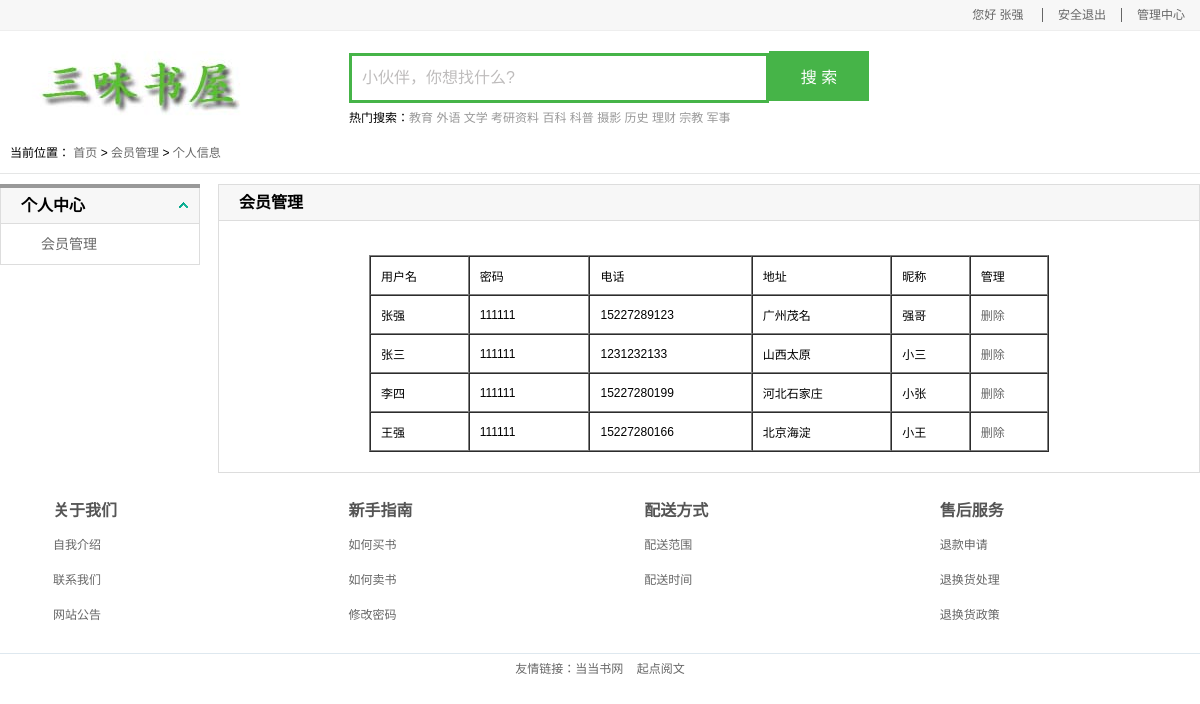
Page /admin.php (signed in) on the committed database.
### tables this page shows
CREATE TABLE IF NOT EXISTS `users` (
  `id` tinyint(124) NOT NULL AUTO_INCREMENT,
  `yhm` varchar(124) NOT NULL,
  `mm` varchar(124) NOT NULL,
  `tel` varchar(124) NOT NULL,
  `uname` varchar(123) NOT NULL,
  `address` varchar(123) NOT NULL,
  PRIMARY KEY (`id`)
);

### admin.php (the view, shortened to what this page needs)
<!doctype html>
<html lang="en" xmlns="http://www.w3.org/1999/html">
<head>
	<link rel="stylesheet" href="css/index.css"/>
</head>
<body >
<?php
$_conn = mysqli_connect("localhost","root","123456","phpqy") or die('数据连接失败');
        ?>
<div class="top" id="item4">
	<div class="container clearfix">
		<ul class="clearfix fr">
        <?php
if(isset($_COOKIE['yhm']))
 {
  echo ' <li class=last><a>您好'.'&nbsp;'. $_COOKIE['yhm'].'&nbsp;'.'</a><li><a href="login_out.php">安全退出</a></li>';
	   }
else{
 echo "
 <li><a href=login.php>登录</a></li><li class=last><a href=reg.php>注册</a></li>" ;
}
?>
			<li><a href="member.php" style="border: none">管理中心</a></li>
		</ul>
	</div>
</div>
<div class="header">
	<div class="container clearfix">
		<div class="logo fl">
			<a href="index.html"><img src="images/logo4.png" alt=""/></a>
		</div>
		<div class="seacher fl">
			<form action="" method="post">
				<input type="text" placeholder="小伙伴，你想找什么?"/><input type="submit" value="搜 索"/>
			</form>
			<p>热门搜索：<a href="#">教育</a> <a href="#">外语</a> <a href="#">文学</a> <a href="#">考研资料</a> <a href="#">百科</a> <a href="#">科普</a> <a href="#">摄影</a> <a href="#">历史</a> <a href="#">理财</a> <a href="#">宗教</a> <a href="#">军事</a></p>
	</div>
</div>
<div class="help-wrap">
	<div class="container clearfix">
		<div class="bread">当前位置：
			<a href="index.php">首页</a> >
			<a href="member.php">会员管理</a> >
			<a href="member.php">个人信息</a>
		</div>
		<div class="help-l fl">
			<div class="help-item">
				<div class="help-item-title">个人中心
					<a href="javascript:void(0)" class="abs"></a>
				</div>
				<div class="help-item-list">
					<ul>
						<li><a href="admin.php">会员管理</a></li>
					</ul>
				</div>
			</div>
		</div>
		<div class="help-r fr">
            <div class="help-item-title">会员管理</div>
			<div class="help-main">
    <table border=1px cellpadding="0" cellspacing="0" style="margin:0 auto; width:680px;">
<?php
$query = mysqli_query($_conn,"select * from users ");
echo '<tr><td>用户名</td><td>密码</td> <td>电话</td><td>地址</td><td>昵称</td><td>管理</td></tr>'; while($row = mysqli_fetch_array
($query,MYSQLI_ASSOC)){echo '
<tr><td>'.$row['yhm'].'</td><td>'.$row['mm'].'
 &nbsp;&nbsp;&nbsp;
 </td>     <td>'.$row['tel'].'   </td>
						  <td>'.$row['address'].'   </td>  <td>'.$row['uname'].'   </td>     &nbsp;&nbsp;&nbsp;&nbsp;
						 <td><a href="?action=del&id='.$row['id'].'">删除</a></td>
						</tr>';
				}
			?>
</table>
			</div>
		</div>
	</div>
</div>
<div class="foot">
	<div class="container">
		<div class="zhinan">
			<ul class="clearfix">
				<li class="item-li">关于我们
					<ul>
						<li><a href="help.html">自我介绍</a></li>
						<li><a href="help.html">联系我们</a></li>
						<li><a href="help.html">网站公告</a></li>
					</ul>
				</li>
				<li class="item-li">新手指南
					<ul>
						<li><a href="help.html">如何买书</a></li>
						<li><a href="help.html">如何卖书</a></li>
						<li><a href="help.html">修改密码</a></li>
					</ul>
				</li>
				<li class="item-li">配送方式
					<ul>
						<li><a href="help.html">配送范围</a></li>
						<li><a href="help.html">配送时间</a></li>
					</ul>
				</li>
				<li class="item-li">售后服务
					<ul>
						<li><a href="help.html">退款申请</a></li>
						<li><a href="help.html">退换货处理</a></li>
						<li><a href="help.html">退换货政策</a></li>
					</ul>
				</li>
			</ul>
		</div>
		<div class="line"></div>
		<div class="bottom">
			<p>友情链接：<a href="http://www.dangdang.com/">当当书网</a>
&nbsp;&nbsp <a href="https://www.qidian.com/">起点阅文</a></p>
		</div>
	</div>
</div>
</body>
</html>

### css/index.css (style rules this page uses)
* { margin:0; padding:0;font-family:Microsoft Yahei,Verdana,Arial; font-size:12px; }
a { text-decoration:none; color: #666; }
li { list-style:none; }
img { border:none; }
.fl { float:left; }
.fr { float:right; }
.abs { position: absolute; }
.clearfix:after { content:""; clear:both; display:block; }
.clearfix { *zoom:1; }
input { outline:none; border:none; }
.container { width: 1200px; margin: 0 auto; }
.top { height: 30px; line-height: 30px; background: #f7f7f7; border-bottom: #eee solid 1px; }
.top li { float: left; }
.top a { padding: 0 15px; border-right: 1px solid #666; }
.header { height: 100px; }
.logo,.seacher { margin-top: 20px; }
.seacher { margin-left: 80px; }
.seacher input { font-size: 16px; padding: 10px; height: 50px; box-sizing: border-box; }
.seacher input[type="text"] { border: 3px solid #46B448; width: 420px; }
.seacher input[type="submit"] { color: white; width: 100px; background:#46B448 ; cursor: pointer; }
.seacher p a { line-height: 30px; color: #999; }
.line { height: 1px; background-color: #dee8ef; margin-top: 20px; }
.zhinan { margin-top: 20px; padding: 0 5px; }
.item-li { float: left; width: 24%; line-height: 35px; color: #555; margin-right: 10px; font-size: 16px; font-weight: bold; text-indent: 3em; }
.item-li ul li { font-weight: normal; color: #666; }
.bottom { margin-top: 5px; }
.bottom p { line-height: 20px; color: #666; text-align: center; font-size: 12px; }
.bread { height: 40px; line-height: 40px; border-bottom: 1px solid #e5e6e6 ; margin-bottom: 10px; padding: 0 10px; }
.help-l { width: 200px; border-top: 4px solid #999; }
.help-item { border: 1px solid #ddd; border-top: 0; }
.help-item-title { font-size: 16px; font-weight: bold; border-bottom: 1px solid #ddd; height: 35px; line-height: 35px; padding-left: 20px; background-color: #f7f7f7; position: relative; }
.help-item-title a { display: block; height: 15px; width: 15px; background: url(../images/arrow.png) 3px -5px no-repeat; right: 8px; top: 9px; }
.help-item-list { padding: 5px 0 5px 40px; line-height: 30px; }
.help-item-list a { font-size: 14px; display: block; height: 100%; }
.help-r { border: 1px solid #ddd; width: 980px; }
.help-main { padding: 20px 40px; }
input,select { outline: none; }
#wrapper input:not([type="checkbox"]):active, #wrapper input:not([type="checkbox"]):focus, { border: 1px solid rgba(91, 90, 90, 0.7); background: rgba(238, 236, 240, 0.2); -webkit-box-shadow: 0px 1px 4px 0px rgba(168, 168, 168, 0.9) inset; -moz-box-shadow: 0px 1px 4px 0px rgba(168, 168, 168, 0.9) inset; box-shadow: 0px 1px 4px 0px rgba(168, 168, 168, 0.9) inset; }
.product-item span, { color: #999; }

### admin.php (style rules this page uses)
td { padding:10px; }

### rows in the picture
users: yhm "张强", mm "111111", tel "15227289123", address "广州茂名", uname "强哥"
users: yhm "张三", mm "111111", tel "1231232133", address "山西太原", uname "小三"
users: yhm "李四", mm "111111", tel "15227280199", address "河北石家庄", uname "小张"
users: yhm "王强", mm "111111", tel "15227280166", address "北京海淀", uname "小王"

### other values in the picture
$_COOKIE['yhm'] "张强"
